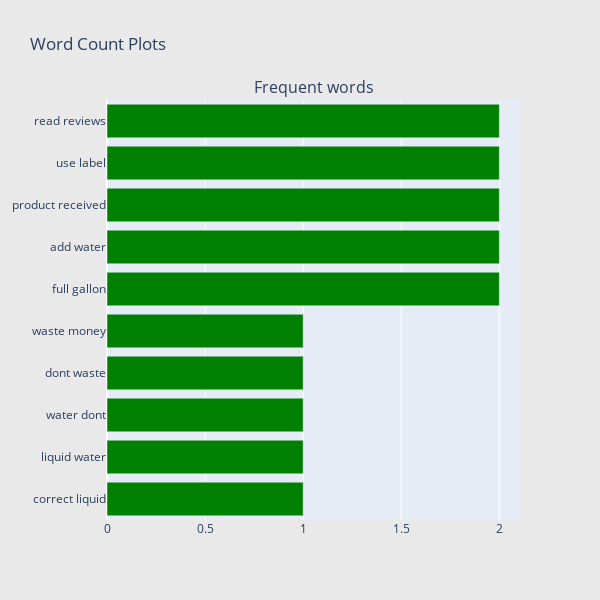

This figure's notebook cell:
### Code cell
## Get the bar chart from 1 rated reviews ##
freq_dict = defaultdict(int)
for sent in df_1["review_lower"]:
    for word in generate_ngrams(sent,2):
        freq_dict[word] += 1
fd_sorted = pd.DataFrame(sorted(freq_dict.items(), key=lambda x: x[1])[::-1])
fd_sorted.columns = ["word", "wordcount"]
trace0 = horizontal_bar_chart(fd_sorted.head(10), 'green')

# Creating two subplots
fig = tools.make_subplots(rows=1, cols=1, vertical_spacing=0.04,
                          subplot_titles=["Frequent words"])
fig.append_trace(trace0, 1, 1)
#fig.append_trace(trace1, 1, 2)
fig['layout'].update(height=600, width=600, paper_bgcolor='rgb(233,233,233)', title="Word Count Plots")
py.iplot(fig, filename='word-plots');

### Figure 1 — Plotly figure (JSON) as saved in the notebook; plotly's stock layout.template omitted (floating-point values rounded to 4 significant figures)
{"data": [{"marker": {"color": "green"}, "orientation": "h", "showlegend": false, "x": [1, 1, 1, 1, 1, 2, 2, 2, 2, 2], "xaxis": "x", "y": ["correct liquid", "liquid water", "water dont", "dont waste", "waste money", "full gallon", "add water", "product received", "use label", "read reviews"], "yaxis": "y", "type": "bar"}], "layout": {"annotations": [{"font": {"size": 16}, "showarrow": false, "text": "Frequent words", "x": 0.5, "xanchor": "center", "xref": "paper", "y": 1, "yanchor": "bottom", "yref": "paper"}], "height": 600, "paper_bgcolor": "rgb(233,233,233)", "title": {"text": "Word Count Plots"}, "width": 600, "xaxis": {"anchor": "y", "domain": [0, 1]}, "yaxis": {"anchor": "x", "domain": [0, 1]}}}
